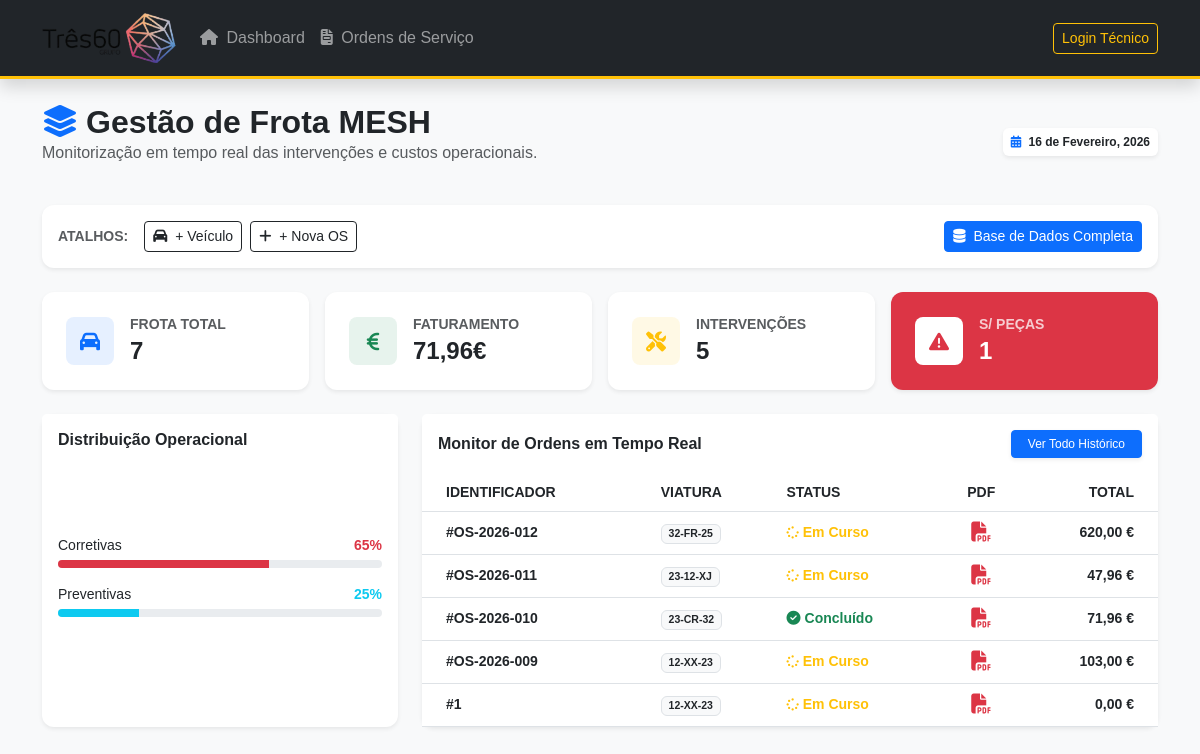
The page / on the database its author committed.
### gestao/models.py (models this page shows, shortened)
class OrdemServico(models.Model):
    TIPO_CHOICES = [
        ('REPARACAO', 'Reparação Corretiva'),
        ('MANUTENCAO', 'Manutenção Preventiva'),
        ('GARANTIA', 'Garantia')
    ]
    STATUS_CHOICES = [
        ('RECEBIDO', 'Recebido'),
        ('DIAGNOSTICO', 'Em diagnóstico'),
        ('REPARACAO', 'Em reparação'),
        ('AGUARDANDO_PECAS', 'A aguardar peças'),
        ('FINALIZADO', 'Finalizado'),
        ('ENTREGUE', 'Entregue'),
    ]
    numero_os = models.CharField(max_length=20, unique=True, null=True, blank=True, verbose_name="Número da OS")
    veiculo = models.ForeignKey(Veiculo, on_delete=models.CASCADE, verbose_name="Viatura")
    tipo_servico = models.CharField(max_length=20, choices=TIPO_CHOICES, default='REPARACAO')
    status = models.CharField(max_length=20, choices=STATUS_CHOICES, default='RECEBIDO')
    descricao_avaria = models.TextField(verbose_name="Descrição da Avaria")
    diagnostico_tecnico = models.TextField(blank=True, null=True, verbose_name="Diagnóstico Técnico")
    horas_mao_de_obra = models.DecimalField(max_digits=5, decimal_places=2, default=0, verbose_name="Horas Mão de Obra")
    valor_hora = models.DecimalField(max_digits=10, decimal_places=2, default=40.00, verbose_name="Valor/Hora (€)")
    data_abertura = models.DateTimeField(auto_now_add=True)
    data_fechamento = models.DateTimeField(blank=True, null=True)
    class Meta:
        verbose_name = "Ordem de Serviço"
        verbose_name_plural = "Ordens de Serviço"
    @property
    def total_pecas(self):
        return sum(p.valor_total for p in self.pecas.all())
    @property
    def total_mao_de_obra(self):
        return self.horas_mao_de_obra * self.valor_hora
    @property
    def total_geral(self):
        return self.total_pecas + self.total_mao_de_obra

class Veiculo(models.Model):
    placa = models.CharField(max_length=10, unique=True, verbose_name="Matrícula")
    marca = models.CharField(max_length=50)
    modelo = models.CharField(max_length=50)
    ano = models.PositiveIntegerField(default=2020)
    class Meta:
        verbose_name = "Viatura"
        verbose_name_plural = "Viaturas"

class PecaOS(models.Model):
    ordem_servico = models.ForeignKey(OrdemServico, related_name='pecas', on_delete=models.CASCADE)
    nome_peca = models.CharField(max_length=100, verbose_name="Nome da Peça")
    quantidade = models.PositiveIntegerField(default=1)
    preco_unitario = models.DecimalField(max_digits=10, decimal_places=2, verbose_name="Preço Unitário (€)")
    class Meta:
        verbose_name = "Peça"
        verbose_name_plural = "Peças"
    @property
    def valor_total(self):
        return self.quantidade * self.preco_unitario

### gestao/views.py (the view)
# urls.py: path('', views.dashboard, name='dashboard'),
def dashboard(request):
    veiculos = Veiculo.objects.all()
    todas_as_ordens = OrdemServico.objects.all()
    faturamento_total = sum(os.total_geral for os in todas_as_ordens if os.status in ['FINALIZADO', 'ENTREGUE'])
    viaturas_paradas = todas_as_ordens.filter(status='AGUARDANDO_PECAS').count()
    em_reparacao = todas_as_ordens.filter(status='REPARACAO').count()
    ordens_recentes = todas_as_ordens.order_by('-data_abertura')[:5]
    return render(request, 'dashboard.html', {
        'veiculos': veiculos,
        'ordens': ordens_recentes,
        'faturamento_total': faturamento_total,
        'parados': viaturas_paradas,
        'em_curso': em_reparacao,
    })

### gestao/templates/dashboard.html (shortened to what this page needs)
{% extends 'base.html' %}
{% block content %}
<div class="row mb-4 align-items-center">
    <div class="col-md-8">
        <h2 class="fw-bold text-dark mb-0"><i class="fas fa-layer-group me-2 text-primary"></i>Gestão de Frota MESH</h2>
        <p class="text-muted">Monitorização em tempo real das intervenções e custos operacionais.</p>
    </div>
    <div class="col-md-4 text-md-end">
        <span class="badge bg-white text-dark shadow-sm p-2">
            <i class="fas fa-calendar-alt me-1 text-primary"></i> {% now "d \d\e F, Y" %}
        </span>
    </div>
</div>
<div class="row mb-4">
    <div class="col-12">
        <div class="card border-0 shadow-sm p-3 bg-white">
            <div class="d-flex flex-wrap gap-2 align-items-center">
                <span class="text-muted small fw-bold text-uppercase me-2">Atalhos:</span>
                <a href="{% url 'admin:gestao_veiculo_add' %}" class="btn btn-sm btn-outline-dark">
                    <i class="fas fa-car me-1"></i> + Veículo
                </a>
                <a href="{% url 'admin:gestao_ordemservico_add' %}" class="btn btn-sm btn-outline-dark">
                    <i class="fas fa-plus me-1"></i> + Nova OS
                </a>
                <a href="{% url 'admin:index' %}" class="btn btn-sm btn-primary ms-md-auto">
                    <i class="fas fa-database me-1"></i> Base de Dados Completa
                </a>
            </div>
        </div>
    </div>
</div>
<div class="row g-3 mb-4">
    <div class="col-xl-3 col-md-6">
        <div class="card border-0 shadow-sm h-100 p-2">
            <div class="card-body d-flex align-items-center">
                <div class="icon-shape bg-soft-primary text-primary rounded-3 me-3">
                    <i class="fas fa-car fa-lg"></i>
                </div>
                <div>
                    <h6 class="text-muted small fw-bold mb-1">FROTA TOTAL</h6>
                    <h4 class="fw-bold mb-0">{{ veiculos.count }}</h4>
                </div>
            </div>
        </div>
    </div>
    <div class="col-xl-3 col-md-6">
        <div class="card border-0 shadow-sm h-100 p-2">
            <div class="card-body d-flex align-items-center">
                <div class="icon-shape bg-soft-success text-success rounded-3 me-3">
                    <i class="fas fa-euro-sign fa-lg"></i>
                </div>
                <div>
                    <h6 class="text-muted small fw-bold mb-1">FATURAMENTO</h6>
                    <h4 class="fw-bold mb-0">{{ faturamento_total|floatformat:2 }}€</h4>
                </div>
            </div>
        </div>
    </div>
    <div class="col-xl-3 col-md-6">
        <div class="card border-0 shadow-sm h-100 p-2">
            <div class="card-body d-flex align-items-center">
                <div class="icon-shape bg-soft-warning text-warning rounded-3 me-3">
                    <i class="fas fa-tools fa-lg"></i>
                </div>
                <div>
                    <h6 class="text-muted small fw-bold mb-1">INTERVENÇÕES</h6>
                    <h4 class="fw-bold mb-0">{{ ordens.count }}</h4>
                </div>
            </div>
        </div>
    </div>
    <div class="col-xl-3 col-md-6">
        <div class="card border-0 shadow-sm h-100 p-2 bg-danger-dark">
            <div class="card-body d-flex align-items-center">
                <div class="icon-shape bg-white text-danger rounded-3 me-3">
                    <i class="fas fa-exclamation-triangle fa-lg"></i>
                </div>
                <div class="text-white">
                    <h6 class="small fw-bold mb-1 opacity-75">S/ PEÇAS</h6>
                    <h4 class="fw-bold mb-0 text-white">{{ parados }}</h4>
                </div>
            </div>
        </div>
    </div>
</div>
<div class="row mb-4 g-4">
    <div class="col-lg-4">
        <div class="card border-0 shadow-sm h-100">
            <div class="card-header bg-white border-0 py-3">
                <h6 class="fw-bold mb-0 text-dark">Distribuição Operacional</h6>
            </div>
            <div class="card-body text-center d-flex flex-column justify-content-center">
                <div class="mb-4">
                    <div class="mb-3">
                        <div class="d-flex justify-content-between small mb-1"><span>Corretivas</span><span class="fw-bold text-danger">65%</span></div>
                        <div class="progress" style="height: 8px;"><div class="progress-bar bg-danger" style="width: 65%"></div></div>
                    </div>
                    <div class="mb-3">
                        <div class="d-flex justify-content-between small mb-1"><span>Preventivas</span><span class="fw-bold text-info">25%</span></div>
                        <div class="progress" style="height: 8px;"><div class="progress-bar bg-info" style="width: 25%"></div></div>
                    </div>
                </div>
            </div>
        </div>
    </div>
    <div class="col-lg-8">
        <div class="card border-0 shadow-sm h-100">
            <div class="card-header bg-white border-0 py-3 d-flex justify-content-between align-items-center">
                <h6 class="mb-0 fw-bold text-dark">Monitor de Ordens em Tempo Real</h6>
                <a href="{% url 'lista_os' %}" class="btn btn-primary btn-xs px-3 shadow-sm">Ver Todo Histórico</a>
            </div>
            <div class="card-body p-0">
                <div class="table-responsive">
                    <table class="table table-hover align-middle mb-0">
                        <thead class="bg-light">
                            <tr class="small text-uppercase text-muted">
                                <th class="ps-4">Identificador</th>
                                <th>Viatura</th>
                                <th>Status</th>
                                <th class="text-center">PDF</th>
                                <th class="pe-4 text-end">Total</th>
                            </tr>
                        </thead>
                        <tbody class="small">
                            {% for os in ordens|dictsortreversed:"data_abertura"|slice:":5" %}
                            <tr>
                                <td class="ps-4 fw-bold">#{{ os.numero_os|default:os.id }}</td>
                                <td><span class="badge bg-light text-dark border">{{ os.veiculo.placa }}</span></td>
                                <td>
                                    {% if os.status == 'FINALIZADO' or os.status == 'ENTREGUE' %}
                                        <span class="text-success fw-bold"><i class="fas fa-check-circle me-1"></i>Concluído</span>
                                    {% else %}
                                        <span class="text-warning fw-bold"><i class="fas fa-spinner fa-spin me-1 small"></i>Em Curso</span>
                                    {% endif %}
                                </td>
                                <td class="text-center">
                                    <a href="{% url 'gerar_pdf_os' os.id %}" class="btn btn-link text-danger p-0">
                                        <i class="fas fa-file-pdf fa-lg"></i>
                                    </a>
                                </td>
                                <td class="pe-4 fw-bold text-end">{{ os.total_geral|floatformat:2 }} €</td>
                            </tr>
                            {% endfor %}
                        </tbody>
                    </table>
                </div>
            </div>
        </div>
    </div>
</div>
{% endblock %}‰

### gestao/templates/base.html (shortened to what this page needs)
{% load static %}
<!DOCTYPE html>
<html lang="pt">
<head>
    <link href="https://cdn.jsdelivr.net/npm/bootstrap@5.3.0/dist/css/bootstrap.min.css" rel="stylesheet">
    <link rel="stylesheet" href="https://cdnjs.cloudflare.com/ajax/libs/font-awesome/6.4.0/css/all.min.css">
</head>
<body>
<nav class="navbar navbar-expand-lg navbar-dark shadow mb-4">
    <div class="container">
        <a class="navbar-brand" href="{% url 'dashboard' %}">
            <img src="{% static 'images/logo.png' %}" alt="Logo">
        </a>
        <div class="collapse navbar-collapse" id="navbarNav">
            <ul class="navbar-nav me-auto">
                <li class="nav-item"><a class="nav-link" href="{% url 'dashboard' %}"><i class="fas fa-home me-1"></i> Dashboard</a></li>
                <li class="nav-item"><a class="nav-link" href="{% url 'lista_os' %}"><i class="fas fa-file-invoice me-1"></i> Ordens de Serviço</a></li>
            </ul>
            <div class="navbar-nav ms-auto align-items-center">
                {% if user.is_authenticated %}
                    <span class="text-white me-3 small">Olá, <strong>{{ user.username }}</strong></span>
                    <a href="{% url 'admin:index' %}" class="btn btn-warning btn-sm me-2 shadow-sm">
                        <i class="fas fa-lock me-1"></i> Admin
                    </a>
                    <form action="{% url 'admin:logout' %}" method="post" class="d-inline">
                        {% csrf_token %}
                        <button type="submit" class="btn btn-outline-danger btn-sm">Sair</button>
                    </form>
                {% else %}
                    <a class="btn btn-outline-warning btn-sm" href="/admin/">Login Técnico</a>
                {% endif %}
            </div>
        </div>
    </div>
</nav>
<div class="container pb-5">
    {% block content %}{% endblock %}
</div>
</body>
</html>

### gestao/templates/base.html (style rules this page uses)
:root { --dark-main: #212529; --accent: #ffc107; --bg-light: #f8f9fa; }
body { background-color: var(--bg-light); font-family: sans-serif; }
.navbar { background-color: var(--dark-main); border-bottom: 3px solid var(--accent); }
.navbar-brand img { height: 50px; }
.card { border: none; border-radius: 12px; box-shadow: 0 4px 12px rgba(0,0,0,0.08); }

### gestao/templates/dashboard.html (style rules this page uses)
.bg-soft-primary { background: rgba(13, 110, 253, 0.1); }
.bg-soft-success { background: rgba(25, 135, 84, 0.1); }
.bg-soft-warning { background: rgba(255, 193, 7, 0.1); }
.bg-danger-dark { background: #dc3545; color: white; }
.icon-shape { width: 48px; height: 48px; display: flex; align-items: center; justify-content: center; }
.btn-xs { padding: 0.25rem 0.5rem; font-size: 0.75rem; border-radius: 4px; }
.card { border-radius: 12px; }

### rows shown on the page
OrdemServico: numero_os "OS-2026-012", veiculo.placa "32-FR-25", status "Em Curso", total_geral "620,00"
OrdemServico: numero_os "OS-2026-011", veiculo.placa "23-12-XJ", status "Em Curso", total_geral "47,96"
OrdemServico: numero_os "OS-2026-010", veiculo.placa "23-CR-32", status "ENTREGUE" (drawn), total_geral "71,96"
OrdemServico: numero_os "OS-2026-009", veiculo.placa "12-XX-23", status "Em Curso", total_geral "103,00"
OrdemServico: numero_os "1", veiculo.placa "12-XX-23", status "Em Curso", total_geral "0,00"

### other values the page prints
{{ veiculos.count }} "7"
{{ faturamento_total|floatformat:2 }} "71,96"
{{ ordens.count }} "5"
{{ parados }} "1"
